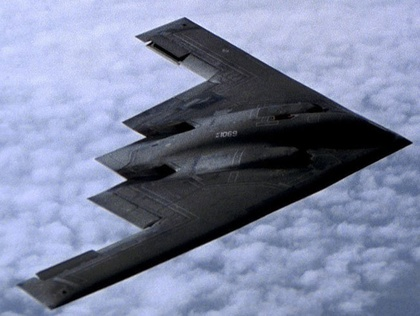
%> input picture color images/plane.jpg, 420 x 316 px, shrunk from 652 x 491 before the run
$ octave plane_script.m   (GNU Octave 9; MATLAB toolbox functions it lacks are replaced by stand-ins)
%> lines starting %> are read from the running program, lines starting %| are printed output that depends on the picture
### utils/rescale_image.m
function h = rescale_image(F)

%rescale image values to be between 0 and 1
h = double(F);
h= h-min(min(h));
h = h/max(max(h));
end

### utils/rescale_color_image.m
%%%%%%%%%%%%%%%%%%%%%%%%%%%%%%%%%%%%%%%%%%%%%%%%%%%%%%%%%%%%%%%%%%%%%%%%%%
%This function rescales a color image so that the each channel values are
%between 0 and 1.
%Input:
%   F: color image to be rescaled
%Output:
%   h: rescaled image F
%%%%%%%%%%%%%%%%%%%%%%%%%%%%%%%%%%%%%%%%%%%%%%%%%%%%%%%%%%%%%%%%%%%%%%%%%%%
function h = rescale_color_image(F)

%rescale image values to be between 0 and 1
h = F;
for i = 1:3
    h(:,:,i) = rescale_image(F(:,:,i));
end
end

### utils/make_circle.m
%%%%%%%%%%%%%%%%%%%%%%%%%%%%%%%%%%%%%%%%%%%%%%%%%%%%%%%%%%%%%%%%%%%%%%%%%%
%This function creates an circle as an initialization for segmentation.
%
%Input:
%   mx: height of the image
%   my: length of the image
%   r: radius of the circle
%Output:
%   Circ: circle region initialization
%%%%%%%%%%%%%%%%%%%%%%%%%%%%%%%%%%%%%%%%%%%%%%%%%%%%%%%%%%%%%%%%%%%%%%%%%%%
function Circ = make_circle(mx,my,r)

%determine center of circle
Cx = floor(mx/2);
Cy = floor(my/2);

%create circle
[columnsInImage rowsInImage] = meshgrid(1:mx, 1:my);

Circ = (rowsInImage - Cy).^2 ...
    + (columnsInImage - Cx).^2 <= r.^2;


end

### L1L2method/L1L2_color_two_phase.m
%%%%%%%%%%%%%%%%%%%%%%%%%%%%%%%%%%%%%%%%%%%%%%%%%%%%%%%%%%%%%%%%%%%%%%%%%%
%This function performs color two phase segmentation with L1-alpha*L2 TV
%Input:
%   f: image
%   u_initial: initialization
%   pm: set of parameters
%
%Output:
%   u: segmentation result
%%%%%%%%%%%%%%%%%%%%%%%%%%%%%%%%%%%%%%%%%%%%%%%%%%%%%%%%%%%%%%%%%%%%%%%%%%%
function [u, c1, c2] = L1L2_color_two_phase(f,u_initial, pm)
    %separate the channels of f
    f_r = f(:,:,1);
    f_g = f(:,:,2);
    f_b = f(:,:,3);

    %preinitialize u
    u = u_initial;

    %compute c1 and c2
    error = 10^(-5)*eye(size(u));
    c1=[sum(f_r(:).*u(:))./sum(u(:)+error(:)); sum(f_g(:).*u(:))./sum(u(:)+error(:)); sum(f_b(:).*u(:))./sum(u(:)+error(:))];
    c2=[sum(f_r(:).*(1-u(:)))./sum((1-u(:))+error(:)); sum(f_g(:).*(1-u(:)))./sum((1-u(:))+error(:)); sum(f_b(:).*(1-u(:)))./sum((1-u(:))+error(:))];

    %compute r
    r_r = (c1(1)-f_r).^2- (c2(1)-f_r).^2;
    r_g = (c1(2)-f_g).^2 - (c2(2)-f_g).^2;
    r_b = (c1(3)-f_b).^2 - (c2(3)-f_b).^2;
    r = r_r+r_g+r_b;

    %run segmentation algorithm
    for i = 1:pm.outer_iter

        %store old u
        u_old = u;

        %u update
        u = PDHGLS(u, r, pm.alpha, pm.lambda, pm.c, pm.inner_iter, pm.tau, pm.beta);

        %update c
        c1=[sum(f_r(:).*u(:))./sum(u(:)+error(:)); sum(f_g(:).*u(:))./sum(u(:)+error(:)); sum(f_b(:).*u(:))./sum(u(:)+error(:))];
        c2=[sum(f_r(:).*(1-u(:)))./sum((1-u(:))+error(:)); sum(f_g(:).*(1-u(:)))./sum((1-u(:))+error(:)); sum(f_b(:).*(1-u(:)))./sum((1-u(:))+error(:))];

        %update r
        r_r = (c1(1)-f_r).^2- (c2(1)-f_r).^2;
        r_g = (c1(2)-f_g).^2 - (c2(2)-f_g).^2;
        r_b = (c1(3)-f_b).^2 - (c2(3)-f_b).^2;
        r = r_r+r_g+r_b;

        %compute relative error
        relerr = norm(u_old - u, 'fro')/max([norm(u_old, 'fro'), norm(u, 'fro'), eps]);

        %stopping condition
        if relerr <1e-6 && i > 2
            fprintf('Number of DCA inner iterations completed: %d \n \n', i);
            break;
        end
    end

    if i == pm.outer_iter
        fprintf('Number of DCA outer iterations completed: %d \n \n', i);
    end
end

### scripts/color_real_2phase/plane_script.m
%read in plane image
fui8 = imread('plane.jpg');
%> fui8 is the input picture: size 316x420x3 uint8; mean R, G, B 124, 132.1, 159.9

%convert to double
f = double(fui8);
[N,M,~] = size(f);
%> N = 316; M = 420

%rescale image
fg = rescale_color_image(f);
%> the loop in rescale_color_image, `for i = 1:3` made 3 passes
%> pass 1, in rescale_image, `h = double(F);`:
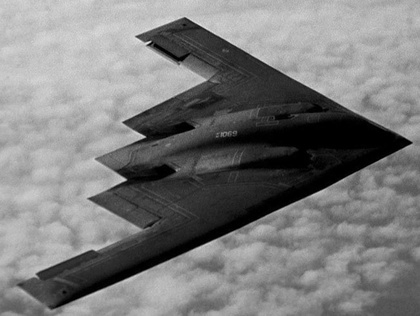
%> h: size 316x420 double; min 0, max 228, mean 124
%> pass 1, in rescale_image, `h = h/max(max(h));`:
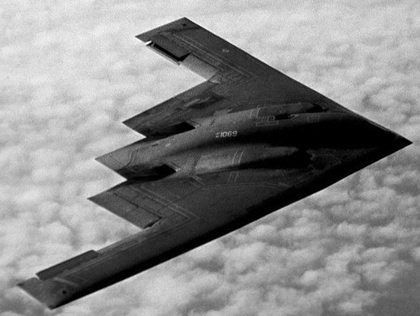
%> h: size 316x420 double; min 0, max 1, mean 0.544
%> after the loop in rescale_color_image, `for i = 1:3`:
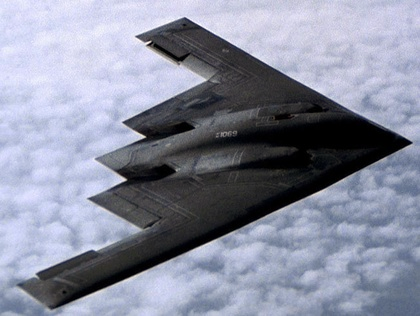
%> h: size 316x420x3 double; mean R, G, B 0.544, 0.56, 0.627

%set parameters
pm.outer_iter = 20;
pm.alpha = 1.0;
pm.lambda = 20;
pm.c = 1e-8;
pm.inner_iter = 300;
pm.tau = 1/4;
pm.sigma = 1/4;
pm.method = 'PDHG';

%set segmentation initialization
u = make_circle(M,N,10);
u = double(u);

%L1-L2
tic;
L1_L2_u1 = L1L2_color_two_phase(fg, u, pm);
%> in L1L2_color_two_phase, `f_b = f(:,:,3);`:
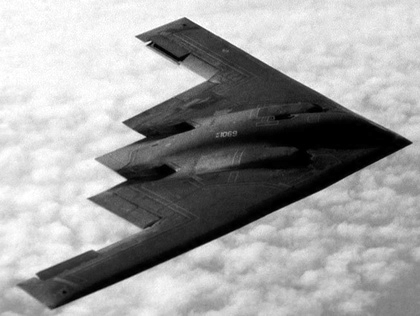
%> f_b: size 316x420 double; min 0, max 1, mean 0.627
%> in L1L2_color_two_phase, `c1=[sum(f_r(:).*u(:))./sum(u(:)+error(:)); sum(f_g(:).*u(:))./sum(u(:)..`: c1 = [0.35; 0.357; 0.366]
%> in L1L2_color_two_phase, `c2=[sum(f_r(:).*(1-u(:)))./sum((1-u(:))+error(:)); sum(f_g(:).*(1-u(:)..`: c2 = [0.544; 0.56; 0.628]
%> the run ends on the next line

$ run again, with color images/butterfly.jpg copied over color images/plane.jpg
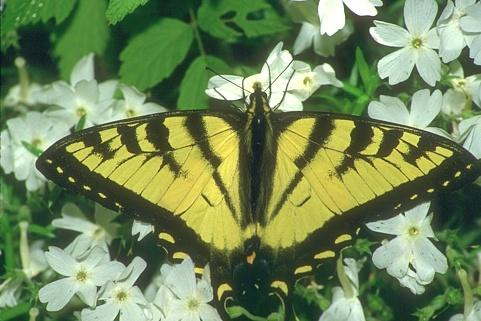
%> input picture color images/butterfly.jpg, 481 x 321 px
%> fui8 is the input picture: size 321x481x3 uint8; mean R, G, B 115.2, 136, 90.4
%> in L1L2_color_two_phase, `f_b = f(:,:,3);`:
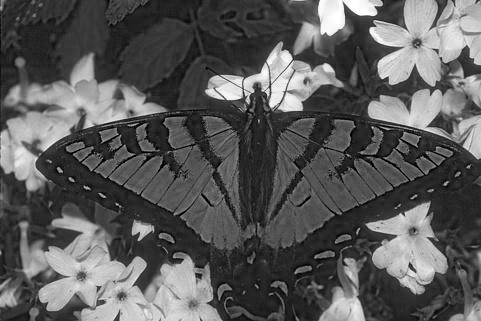
%> f_b: size 321x481 double; min 0, max 1, mean 0.355
%> c1 = [0.537; 0.475; 0.253]
%> c2 = [0.452; 0.487; 0.355]
%> in L1L2_color_two_phase, `r = r_r+r_g+r_b;`:
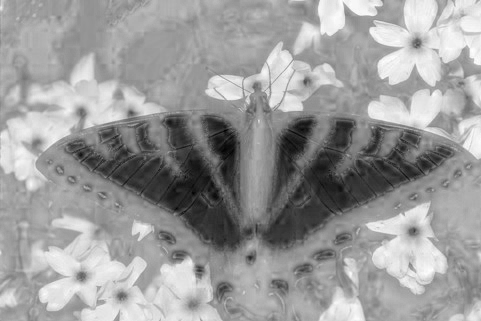
%> r: size 321x481 double; min -0.0668, max 0.0715, mean 0.0176; drawn with min black and max white
